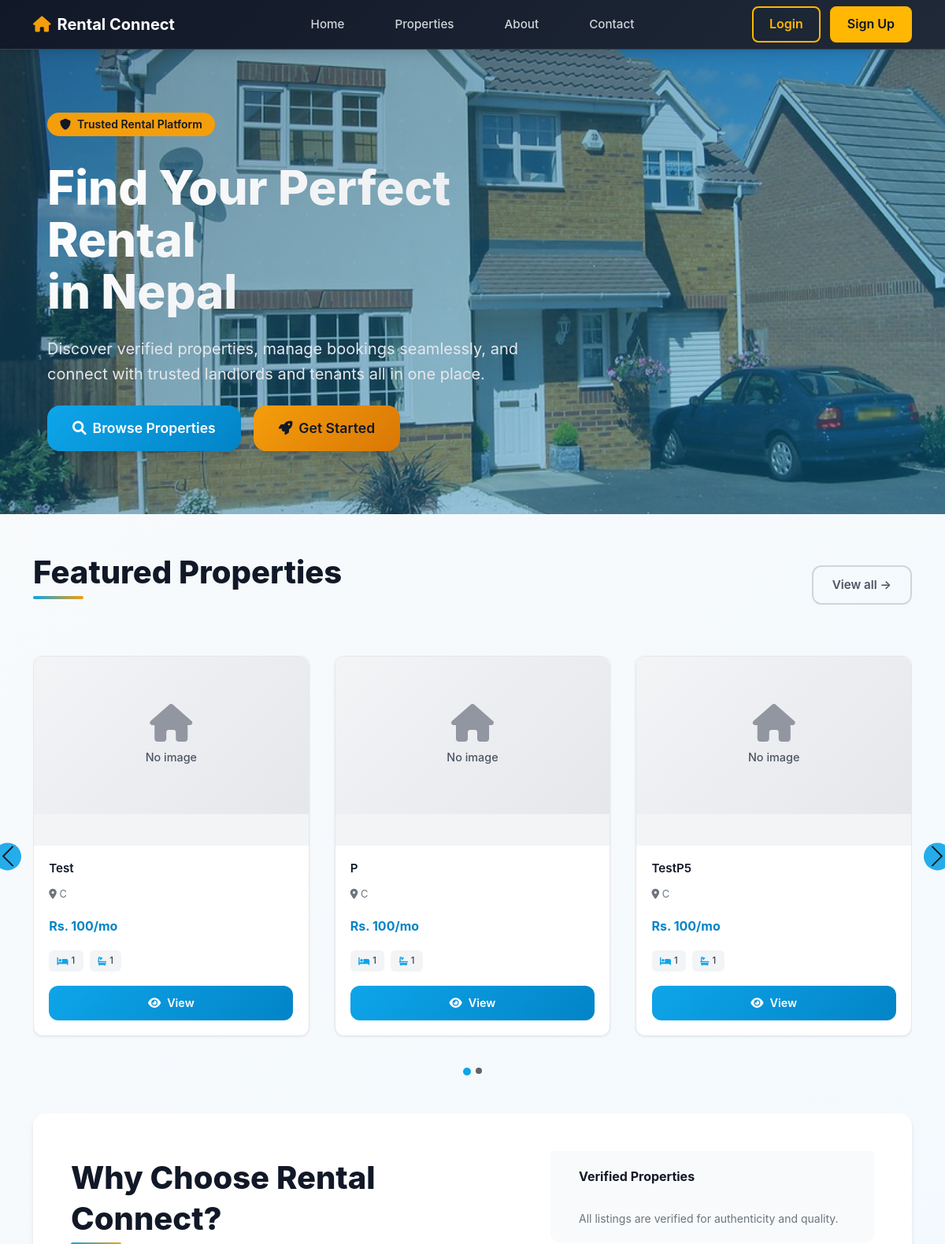
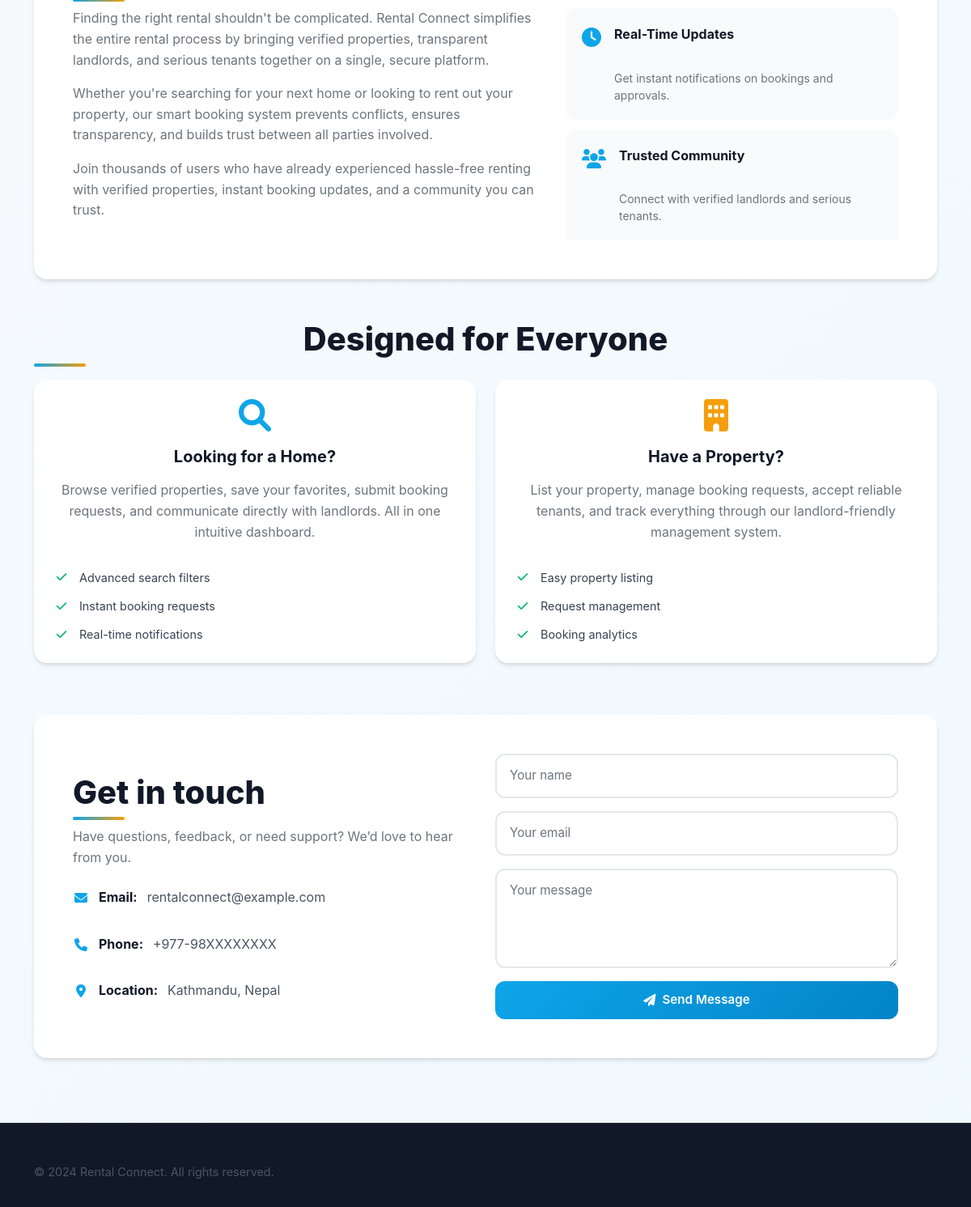
The page / on the database its author committed (2 pictures, top to bottom).
### listings/models.py (models this page shows, shortened)
class Property(models.Model):
    landlord = models.ForeignKey(
        CustomUser,
        on_delete=models.CASCADE,
        related_name='properties'
    )
    title = models.CharField(max_length=100)
    description = models.TextField()
    city = models.CharField(max_length=50, db_index=True)  # Added index
    rent = models.DecimalField(max_digits=10, decimal_places=2, db_index=True)  # Added index
    bedrooms = models.PositiveIntegerField()
    bathrooms = models.PositiveIntegerField()
    address = models.TextField()
    latitude = models.FloatField(null=True, blank=True, help_text="Decimal degrees")
    longitude = models.FloatField(null=True, blank=True, help_text="Decimal degrees")
    image = models.ImageField(
        upload_to='property_images/',
        blank=True,
        null=True,
        help_text="Primary property image (upload at least one image)"
    )
    is_verified = models.BooleanField(default=False, db_index=True)  # Added index
    created_at = models.DateTimeField(auto_now_add=True)
    class Meta:
        ordering = ['-created_at']

### listings/views.py (the view, shortened to what this page needs)
# urls.py: path('', views.home, name='home'),
def home(request):
    bookings = None
    owner_properties = []
    landlord_bookings = None
    stats = {}
    featured_properties = get_popular_properties(limit=6)
    paginator = Paginator(featured_properties, 6)  # 6 properties per page
    page_number = request.GET.get('page')
    page_obj = paginator.get_page(page_number)
    return render(request, 'listings/home.html', {
        'page_obj': page_obj,
        'bookings': bookings,
        'owner_properties': owner_properties,
        'landlord_bookings': landlord_bookings,
        'stats': stats,
        'is_admin': request.user.is_authenticated and request.user.is_superuser,
        'is_tenant': request.user.is_authenticated and request.user.is_tenant,
        'is_landlord': request.user.is_authenticated and request.user.is_landlord,
        'today': timezone.now().date(),
    })

### templates/listings/home.html (shortened to what this page needs)
{% extends "base.html" %}
{% block content %}
<div class="hero hero-full">
    <div class="container">
        <div class="row align-items-center">
            <div class="col-md-7">
                <span class="badge mb-3">
                    <i class="fas fa-shield-alt"></i> Trusted Rental Platform
                </span>
                <h1 class="mt-3">
                    Find Your Perfect Rental <br>
                    in Nepal
                </h1>
                <p class="mt-3 mb-4">
                    Discover verified properties, manage bookings seamlessly, and connect with
                    trusted landlords and tenants all in one place.
                </p>
                <div class="d-flex gap-3 mt-4">
                    <a href="{% url 'property_list' %}"
                       class="btn btn-primary btn-lg">
                        <i class="fas fa-search"></i> Browse Properties
                    </a>
                    {% if not user.is_authenticated %}
                    <a href="{% url 'register' %}"
                       class="btn btn-accent btn-lg">
                        <i class="fas fa-rocket"></i> Get Started
                    </a>
                    {% endif %}
                </div>
            </div>
        </div>
    </div>
</div>
<div class="container mt-5">
    <div class="d-flex justify-content-between align-items-center mb-4">
        <h2 class="section-title">Featured Properties</h2>
        <a href="{% url 'property_list' %}"
           class="btn btn-outline-secondary">
            View all →
        </a>
    </div>
    {% if page_obj %}
    <div id="propertiesCarousel" class="carousel slide carousel-dark" data-bs-ride="false">
        <div class="carousel-inner">
            {% for property in page_obj %}
                {% if forloop.counter0|divisibleby:3 %}
                <div class="carousel-item {% if forloop.counter0 == 0 %}active{% endif %}">
                    <div class="properties-carousel-row">
                {% endif %}
                        <div class="property-carousel-card">
                            <div class="property-carousel-image">
                                {% if property.images.all %}
                                    <img src="{{ property.images.first.image.url }}" alt="{{ property.title }}">
                                    {% if property.images.all|length > 1 %}
                                        <div style="position: absolute; top: 8px; right: 8px; background: rgba(0,0,0,0.6); color: white; padding: 3px 6px; border-radius: 3px; font-size: 0.7rem;">
                                            📷 {{ property.images.all|length }}
                                        </div>
                                    {% endif %}
                                {% elif property.image %}
                                    <img src="{{ property.image.url }}" alt="{{ property.title }}">
                                {% else %}
                                    <div class="property-placeholder">
                                        <i class="fas fa-home"></i>
                                        <p>No image</p>
                                    </div>
                                {% endif %}
                            </div>
                            <div class="property-carousel-body">
                                <h6>{{ property.title }}</h6>
                                <p class="text-muted small mb-2">
                                    <i class="fas fa-map-marker-alt"></i> {{ property.city }}
                                </p>
                                <p class="price-small mb-2">
                                    Rs. {{ property.rent|floatformat:0 }}/mo
                                </p>
                                <div class="property-features-small mb-2">
                                    <span class="feature-badge-small"><i class="fas fa-bed"></i> {{ property.bedrooms }}</span>
                                    <span class="feature-badge-small"><i class="fas fa-bath"></i> {{ property.bathrooms }}</span>
                                </div>
                                <a href="{% url 'property_detail' property.id %}"
                                   class="btn btn-primary btn-sm w-100">
                                    <i class="fas fa-eye"></i> View
                                </a>
                            </div>
                        </div>
                {% if forloop.counter|divisibleby:3 or forloop.last %}
                    </div>
                </div>
                {% endif %}
            {% endfor %}
        </div>
        {% if page_obj|length > 3 %}
        <button class="carousel-control-prev" type="button" data-bs-target="#propertiesCarousel" data-bs-slide="prev">
            <span class="carousel-control-prev-icon" aria-hidden="true"></span>
        </button>
        <button class="carousel-control-next" type="button" data-bs-target="#propertiesCarousel" data-bs-slide="next">
            <span class="carousel-control-next-icon" aria-hidden="true"></span>
        </button>
        <div class="carousel-indicators mt-3">
            {% for property in page_obj %}
                {% if forloop.counter0|divisibleby:3 %}
                <button type="button" data-bs-target="#propertiesCarousel" data-bs-slide-to="{% widthratio forloop.counter0 3 1 %}" {% if forloop.counter0 == 0 %}class="active" aria-current="true"{% endif %} aria-label="Slide"></button>
                {% endif %}
            {% endfor %}
        </div>
        {% endif %}
    </div>
    {% else %}
        <div class="text-center py-5">
            <i class="fas fa-home" style="font-size: 4rem; color: var(--gray-400);"></i>
            <p class="text-muted mt-3">No featured properties available at the moment.</p>
        </div>
    {% endif %}
</div>
<div id="about" class="container mt-5 mb-5">
    <div class="card p-5">
        <div class="row align-items-center">
            <div class="col-md-7 mb-4 mb-md-0">
                <h2 class="section-title mb-3">
                    Why Choose Rental Connect?
                </h2>
                <p class="text-muted mb-3">
                    Finding the right rental shouldn't be complicated. Rental Connect simplifies
                    the entire rental process by bringing verified properties, transparent landlords,
                    and serious tenants together on a single, secure platform.
                </p>
                <p class="text-muted mb-3">
                    Whether you're searching for your next home or looking to rent out your property,
                    our smart booking system prevents conflicts, ensures transparency, and builds trust
                    between all parties involved.
                </p>
                <p class="text-muted">
                    Join thousands of users who have already experienced hassle-free renting with
                    verified properties, instant booking updates, and a community you can trust.
                </p>
            </div>
            <div class="col-md-5">
                <div class="list-group">
                    <div class="list-group-item">
                        <div>
                            <strong>Verified Properties</strong><br>
                            <small class="text-muted">All listings are verified for authenticity and quality.</small>
                        </div>
                    </div>
                    <div class="list-group-item">
                        <i class="fas fa-clock"></i>
                        <div>
                            <strong>Real-Time Updates</strong><br>
                            <small class="text-muted">Get instant notifications on bookings and approvals.</small>
                        </div>
                    </div>
                    <div class="list-group-item">
                        <i class="fas fa-users"></i>
                        <div>
                            <strong>Trusted Community</strong><br>
                            <small class="text-muted">Connect with verified landlords and serious tenants.</small>
                        </div>
                    </div>
                </div>
            </div>
        </div>
    </div>
</div>
<div class="container mb-5">
    <h2 class="section-title text-center mb-4">Designed for Everyone</h2>
    <div class="row text-center">
        <div class="col-md-6 mb-3">
            <div class="card p-4 h-100 role-card">
                <div class="mb-3">
                    <i class="fas fa-search" style="font-size: 2.5rem; color: var(--primary-500);"></i>
                </div>
                <h4>Looking for a Home?</h4>
                <p class="text-muted">
                    Browse verified properties, save your favorites, submit booking requests,
                    and communicate directly with landlords. All in one intuitive dashboard.
                </p>
                <ul class="feature-list text-start mt-3">
                    <li><i class="fas fa-check" style="color: var(--success-500);"></i> Advanced search filters</li>
                    <li><i class="fas fa-check" style="color: var(--success-500);"></i> Instant booking requests</li>
                    <li><i class="fas fa-check" style="color: var(--success-500);"></i> Real-time notifications</li>
                </ul>
            </div>
        </div>
        <div class="col-md-6 mb-3">
            <div class="card p-4 h-100 role-card">
                <div class="mb-3">
                    <i class="fas fa-building" style="font-size: 2.5rem; color: var(--accent-500);"></i>
                </div>
                <h4>Have a Property?</h4>
                <p class="text-muted">
                    List your property, manage booking requests, accept reliable tenants,
                    and track everything through our landlord-friendly management system.
                </p>
                <ul class="feature-list text-start mt-3">
                    <li><i class="fas fa-check" style="color: var(--success-500);"></i> Easy property listing</li>
                    <li><i class="fas fa-check" style="color: var(--success-500);"></i> Request management</li>
                    <li><i class="fas fa-check" style="color: var(--success-500);"></i> Booking analytics</li>
                </ul>
            </div>
        </div>
    </div>
</div>
<div id="contact" class="container mt-5 mb-5">
    <div class="card p-5">
        <div class="row align-items-center">
            <div class="col-md-6 mb-4 mb-md-0">
                <h2 class="section-title mb-3">Get in touch</h2>
                <p class="text-muted mb-4">
                    Have questions, feedback, or need support?
                    We’d love to hear from you.
                </p>
                <div class="contact-info">
                    <p class="mb-3">
                        <i class="fas fa-envelope"></i>
                        <strong>Email:</strong> rentalconnect@example.com
                    </p>
                    <p class="mb-3">
                        <i class="fas fa-phone"></i>
                        <strong>Phone:</strong> +977-98XXXXXXXX
                    </p>
                    <p>
                        <i class="fas fa-map-marker-alt"></i>
                        <strong>Location:</strong> Kathmandu, Nepal
                    </p>
                </div>
            </div>
            <div class="col-md-6">
                <form>
                    <div class="mb-3">
                        <input type="text"
                               class="form-control"
                               placeholder="Your name">
                    </div>
                    <div class="mb-3">
                        <input type="email"
                               class="form-control"
                               placeholder="Your email">
                    </div>
                    <div class="mb-3">
                        <textarea class="form-control"
                                  rows="4"
                                  placeholder="Your message"></textarea>
                    </div>
                    <button type="button" class="btn btn-primary w-100">
                        <i class="fas fa-paper-plane"></i> Send Message
                    </button>
                </form>
            </div>
        </div>
    </div>
</div>
{% endblock %}

### rows shown on the page
Property: image "No image", title "Test", city "C", rent "100", bedrooms "1", bathrooms "1"
Property: image "No image", title "P", city "C", rent "100", bedrooms "1", bathrooms "1"
Property: image "No image", title "TestP5", city "C", rent "100", bedrooms "1", bathrooms "1"
